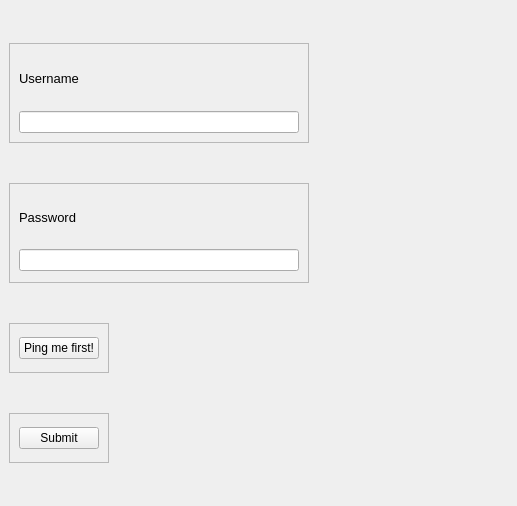
<?xml version="1.0" encoding="UTF-8"?>
<ui version="4.0">
 <class>mainwindow</class>
 <widget class="QMainWindow" name="mainwindow">
  <property name="geometry">
   <rect>
    <x>0</x>
    <y>0</y>
    <width>517</width>
    <height>506</height>
   </rect>
  </property>
  <property name="windowTitle">
   <string>MainWindow</string>
  </property>
  <widget class="QWidget" name="centralwidget">
   <layout class="QVBoxLayout" name="verticalLayout">
    <item>
     <widget class="QFrame" name="username_frame">
      <property name="minimumSize">
       <size>
        <width>300</width>
        <height>0</height>
       </size>
      </property>
      <property name="maximumSize">
       <size>
        <width>300</width>
        <height>100</height>
       </size>
      </property>
      <property name="frameShape">
       <enum>QFrame::StyledPanel</enum>
      </property>
      <property name="frameShadow">
       <enum>QFrame::Raised</enum>
      </property>
      <layout class="QVBoxLayout" name="verticalLayout_2">
       <item>
        <widget class="QLabel" name="username_label">
         <property name="maximumSize">
          <size>
           <width>200</width>
           <height>200</height>
          </size>
         </property>
         <property name="text">
          <string>&lt;html&gt;&lt;head/&gt;&lt;body&gt;&lt;p&gt;&lt;span style=&quot; font-size:10pt;&quot;&gt;Username&lt;/span&gt;&lt;/p&gt;&lt;/body&gt;&lt;/html&gt;</string>
         </property>
         <property name="textFormat">
          <enum>Qt::AutoText</enum>
         </property>
        </widget>
       </item>
       <item>
        <widget class="QLineEdit" name="username_line_edit"/>
       </item>
      </layout>
     </widget>
    </item>
    <item>
     <widget class="QFrame" name="password_frame">
      <property name="minimumSize">
       <size>
        <width>300</width>
        <height>0</height>
       </size>
      </property>
      <property name="maximumSize">
       <size>
        <width>300</width>
        <height>100</height>
       </size>
      </property>
      <property name="frameShape">
       <enum>QFrame::StyledPanel</enum>
      </property>
      <property name="frameShadow">
       <enum>QFrame::Raised</enum>
      </property>
      <layout class="QVBoxLayout" name="verticalLayout_4">
       <item>
        <widget class="QLabel" name="password_label">
         <property name="maximumSize">
          <size>
           <width>100</width>
           <height>50</height>
          </size>
         </property>
         <property name="text">
          <string>&lt;html&gt;&lt;head/&gt;&lt;body&gt;&lt;p&gt;&lt;span style=&quot; font-size:10pt;&quot;&gt;Password&lt;/span&gt;&lt;/p&gt;&lt;/body&gt;&lt;/html&gt;</string>
         </property>
        </widget>
       </item>
       <item>
        <widget class="QLineEdit" name="password_line_edit">
         <property name="autoFillBackground">
          <bool>false</bool>
         </property>
         <property name="echoMode">
          <enum>QLineEdit::Password</enum>
         </property>
        </widget>
       </item>
      </layout>
     </widget>
    </item>
    <item>
     <widget class="QFrame" name="frame">
      <property name="minimumSize">
       <size>
        <width>100</width>
        <height>50</height>
       </size>
      </property>
      <property name="maximumSize">
       <size>
        <width>100</width>
        <height>50</height>
       </size>
      </property>
      <property name="frameShape">
       <enum>QFrame::StyledPanel</enum>
      </property>
      <property name="frameShadow">
       <enum>QFrame::Raised</enum>
      </property>
      <layout class="QVBoxLayout" name="verticalLayout_5">
       <item>
        <widget class="QPushButton" name="ping_button">
         <property name="text">
          <string>Ping me first!</string>
         </property>
        </widget>
       </item>
      </layout>
     </widget>
    </item>
    <item>
     <widget class="QFrame" name="submit_button_frame">
      <property name="minimumSize">
       <size>
        <width>100</width>
        <height>50</height>
       </size>
      </property>
      <property name="maximumSize">
       <size>
        <width>100</width>
        <height>50</height>
       </size>
      </property>
      <property name="frameShape">
       <enum>QFrame::StyledPanel</enum>
      </property>
      <property name="frameShadow">
       <enum>QFrame::Raised</enum>
      </property>
      <layout class="QVBoxLayout" name="verticalLayout_3">
       <item>
        <widget class="QPushButton" name="submit_button">
         <property name="text">
          <string>Submit</string>
         </property>
        </widget>
       </item>
      </layout>
     </widget>
    </item>
   </layout>
  </widget>
 </widget>
 <resources/>
 <connections/>
</ui>
